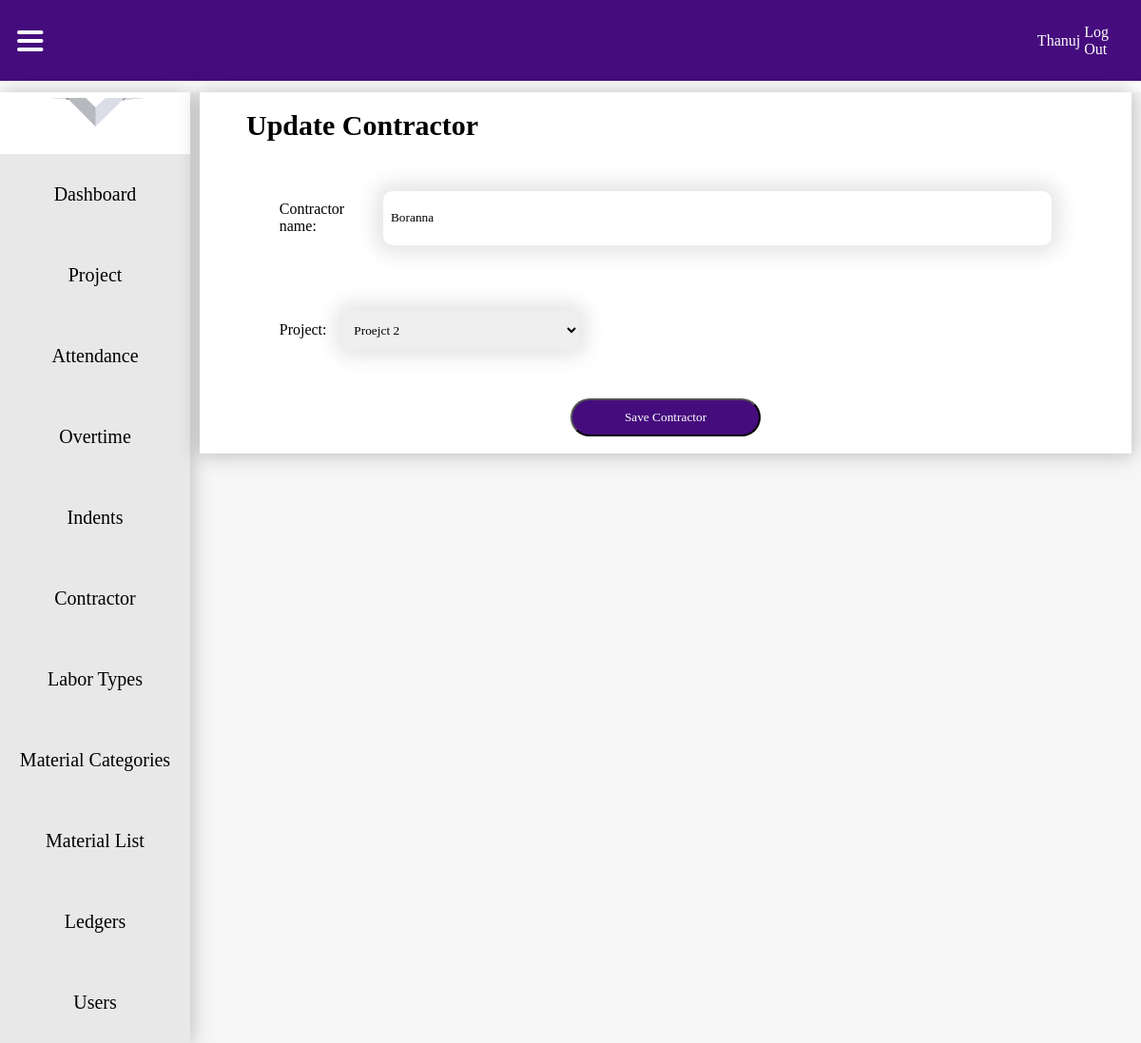
Screenshot of /contractorsupdate/2 (signed in) with the database file from the repository.
### attandance/models.py (models this page shows, shortened)
class User(AbstractUser):
    is_admin = models.BooleanField(default=False)
    is_office_login = models.BooleanField(default=False)
    is_site_engineer = models.BooleanField(default=False)

class Contractor(models.Model):
    Contractor_name = models.CharField(max_length=500)
    Project = models.ForeignKey(Project, on_delete=models.DO_NOTHING)

### attandance/views.py (the view, shortened to what this page needs)
# urls.py: path('contractorsupdate/<int:pk>', ContractorUpdateView.as_view(), name='contractorsupdate'),
class ContractorUpdateView(LoginRequiredMixin, UpdateView):
    template_name = "contractorupdate.html"
    model = Contractor
    form_class = ContractorForm

### attandance/forms.py
class ContractorForm(forms.ModelForm):
    class Meta:
        model = Contractor
        fields = (
            'Contractor_name',
            'Project'
        )

### attandance/models.py (called while the page is built)
    def __str__(self):
        return self.Project_name

### templates/contractorupdate.html (shortened to what this page needs)
{% load static %}
<!DOCTYPE html>
<html lang="en">
<head>
    <link rel="stylesheet" href="{% static 'css/dashboard.css' %}">
</head>
<body>
     <nav>
        <div class="menu" >
            <img src="{% static 'icons/hamburger menu.svg' %}" alt="" onclick="toggleNavigation()">
        </div>
        <ul>
            <li>
                {% if request.user.is_authenticated %}
                <a href="">{{ request.user.username }}</a>
                <a href="{% url 'logout' %}">Log Out</a>
                {% else %}
                <a href="">Profile</a>
                <img src="{% static 'icons/dropdownarrowsvg.svg' %}" alt="">
                {% endif %}
            </li>
        </ul>
    </nav>
    <div class="contentholder">
        <div class="navigation">
            <img class="logo" src="{% static 'icons/Vivin-construction-and-engineering-logo.png' %}" alt="">
            <div class="tabholder">
                {% if request.user.is_admin or request.user.is_office_login %}
                <div class="nav-tab"  onclick="toggleActive(this)">
                    <a href="{% url 'dashboard' %}">Dashboard</a>
                </div>
                {% endif %}
                {% if request.user.is_admin or request.user.is_office_login %}
                <div class="nav-tab"  onclick="toggleActive(this)">
                    <a href="{% url 'projects' %}">Project</a>
                </div>
                {% endif %}
                {% if request.user.is_admin or request.user.is_office_login or request.user.is_site_engineer %}
                <div class="nav-tab" onclick="toggleActive(this)">
                    <a href="{% url 'attendance_recordlist' %}">Attendance</a>
                </div>
                {% endif %}
                {% if request.user.is_admin or request.user.is_office_login or request.user.is_site_engineer %}
                <div class="nav-tab" onclick="toggleActive(this)">
                    <a href="{% url 'overtimelist' %}">Overtime</a>
                </div>
                {% endif %}
                {% if request.user.is_admin or request.user.is_office_login or request.user.is_site_engineer %}
                <div class="nav-tab" onclick="toggleActive(this)">
                    <a href="{% url 'indentlist' %}">Indents</a>
                </div>
                {% endif %}
                {% if request.user.is_admin or request.user.is_office_login %}
                <div class="nav-tab" onclick="toggleActive(this)">
                    <a href="{% url 'contractorslist' %}">Contractor</a>
                </div>
                {% endif %}
                {% if request.user.is_admin or request.user.is_office_login %}
                <div class="nav-tab" onclick="toggleActive(this)">
                    <a href="{% url 'labortypelist' %}">Labor Types</a>
                </div>
                {% endif %}
                {% if request.user.is_admin or request.user.is_office_login %}
                <div class="nav-tab" onclick="toggleActive(this)">
                    <a href="{% url 'materialcategorylist' %}">Material Categories</a>
                </div>
                {% endif %}
                {% if request.user.is_admin or request.user.is_office_login %}
                <div class="nav-tab" onclick="toggleActive(this)">
                    <a href="{% url 'materiallist' %}">Material List</a>
                </div>
                {% endif %}
                {% if request.user.is_admin or request.user.is_office_login %}
                <div class="nav-tab" onclick="toggleActive(this)">
                    <a href="{% url 'allreports' %}">Ledgers</a>
                </div>
                {% endif %}
                {% if request.user.is_admin or request.user.is_office_login %}
                <div class="nav-tab" onclick="toggleActive(this)">
                    <a href="">Users</a>
                </div>
                {% endif %}
            </div>
        </div>
        <div class="displayboard">
            <div class="whiteboard">
                <div class="alignmentmaker">
                    <h3>Update Contractor</h3>
                    <form action="" method="post">
                        {{ form.as_p }}
                        <button type="submit" value="save">Save Contractor</button>
                    </form>
                </div>
            </div>
        </div>
    </div>
</body>
</html>

### static/css/dashboard.css (style rules this page uses)
* { margin: 0; padding: 0; font-family: Montserrat; }
nav { background: #450C7D; width: 100%; height: 85px; display: flex; justify-content: right; align-items: center; }
nav img { margin-left: 3%; }
nav ul { width: 100%; display: flex; align-items: center; justify-content: flex-end; }
nav ul li { margin: 2%; display: flex; align-items: center; justify-content: flex-end; }
nav ul li a { text-decoration: none; color: white; font-family: Montserrat; }
.contentholder { width: 100%; display: flex; align-items: start; justify-content: center; background: #F6F6F6; margin-top: 1%; }
.navigation { width: 20%; height: 100%; background: #FFF; box-shadow: 0px 0px 20px 1px rgba(0, 0, 0, 0.25); display: grid; align-items: center; justify-items: center; transition: width 0.5s ease-in-out; }
.logo { margin: 3%; width: 80%; }
.displayboard { width: 100%; display: grid; align-items: start; justify-items: center; transition: width 0.5s ease-in-out; }
.menu { width: 100%; display: flex; align-items: center; justify-content: left; height: 100%; }
.menu img { margin: 3% 5% 3% 3%; cursor: pointer; }
.nav-tab { width: 100%; height: 85px; display: flex; align-items: center; justify-content: center; background: #E8E8E8; cursor: pointer; transition: .3s ease-in-out; }
.nav-tab a { text-decoration: none; color: black; text-align: center; font-size: 20px; color: black; width: 100%; height: 100%; display: flex; align-items: center; justify-content: center; }
.tabholder { width: 100%; }
.whiteboard { width: 98%; background: white; box-shadow: 0px 0px 20px 1px rgba(0, 0, 0, 0.25); display: flex; align-items: start; justify-content: center; }
.alignmentmaker { width: 90%; display: grid; align-items: start; justify-items: center; }
.alignmentmaker p { width: 100%; display: flex; align-items: center; justify-content: left; }
.alignmentmaker h3 { font-size: 30px; margin: 2% 0% 2% 0%; width: 100%; }
form { width: 100%; display: flex; align-items: center; justify-content: center; flex-wrap: wrap; }
p { display: grid; align-items: center; justify-items: left; width: 40%; margin: 3%; }
label { font-size: 16px; margin: 1%; }
input { width: 100%; height: 40px; border: none; box-shadow: 0px 0px 20px 9px rgba(0,0,0,0.1); margin: 1%; padding: 1%; border-radius: 10px; }
select { width: 30%; height: 40px; border: none; box-shadow: 0px 0px 20px 9px rgba(0,0,0,0.1); margin: 1%; padding: 1%; border-radius: 10px; }
button { width: 200px; height: 40px; background-color: #450C7D; color: #FFF; border-radius: 20px; margin: 2%; cursor: pointer; }
a { margin: 2%; }

### rows the page displays
User: user.username "Thanuj"
Contractor: Contractor_name "Boranna", Project "Proejct 2"
